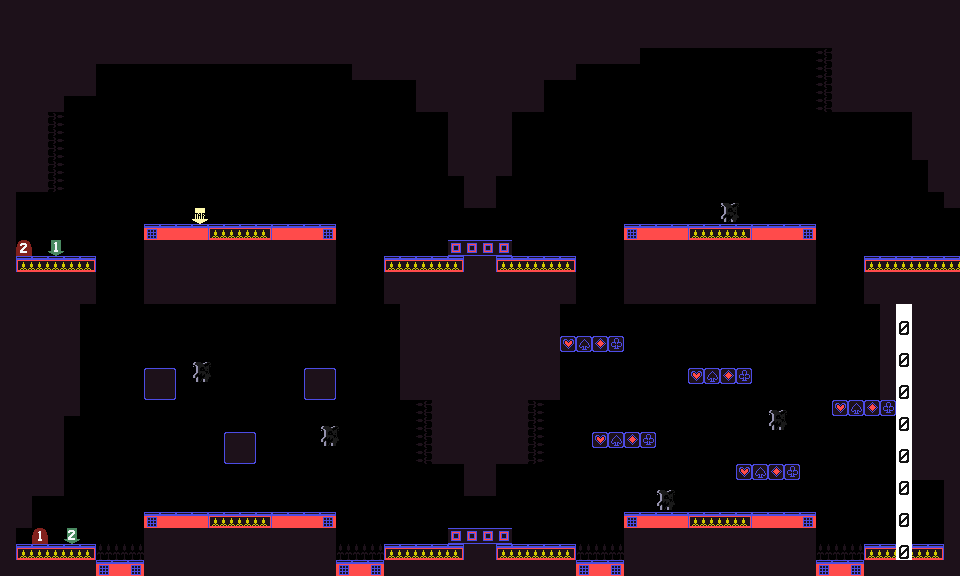

A 2D game scene composited from a Tiled map and its tileset images. What follows is a short description and the map's XML, with each tile layer's data collapsed to a summary:
An orthogonal 60x36 tile map with 16x16 px tiles, 8 tile layers (blocks, hazards, NPC, enemies, ...), 7 tilesets.

<map version="1.5" tiledversion="1.7.2" orientation="orthogonal" renderorder="right-down" width="60" height="36" tilewidth="16" tileheight="16" infinite="0" nextlayerid="9" nextobjectid="1">
 <editorsettings>
  <export target="zone_1.csv" format="csv" />
 </editorsettings>
 <tileset firstgid="1" source="../zone_0_map/block_tileset.tsx" />
 <tileset firstgid="31" source="../zone_0_map/player_spawn.tsx" />
 <tileset firstgid="32" source="../zone_0_map/cutscene_colliders.tsx" />
 <tileset firstgid="37" source="../zone_0_map/enemies.tsx" />
 <tileset firstgid="39" source="../zone_0_map/NPC.tsx" />
 <tileset firstgid="43" source="../zone_2_map/exits.tsx" />
 <tileset firstgid="52" source="../zone_2_map/entries.tsx" />
 <layer id="1" name="blocks" width="60" height="36">
  <data>[2160 cells, 936 non-empty, 15 distinct tile ids]</data>
 </layer>
 <layer id="2" name="hazards" width="60" height="36">
  <data>[2160 cells, 29 non-empty, 3 distinct tile ids]</data>
 </layer>
 <layer id="6" name="NPC" width="60" height="36">
  <data>[2160 cells, 2 non-empty, 2 distinct tile ids]</data>
 </layer>
 <layer id="3" name="enemies" width="60" height="36">
  <data>[2160 cells, 4 non-empty, 2 distinct tile ids]</data>
 </layer>
 <layer id="7" name="entries" width="60" height="36">
  <data>[2160 cells, 3 non-empty, 3 distinct tile ids]</data>
 </layer>
 <layer id="8" name="exits" width="60" height="36">
  <data>[2160 cells, 2 non-empty, 2 distinct tile ids]</data>
 </layer>
 <layer id="4" name="cutscene_colliders" width="60" height="36">
  <data>[2160 cells, 1 non-empty, 1 distinct tile ids]</data>
 </layer>
 <layer id="5" name="spawn" width="60" height="36">
  <data>[2160 cells, 1 non-empty, 1 distinct tile ids]</data>
 </layer>
</map>
